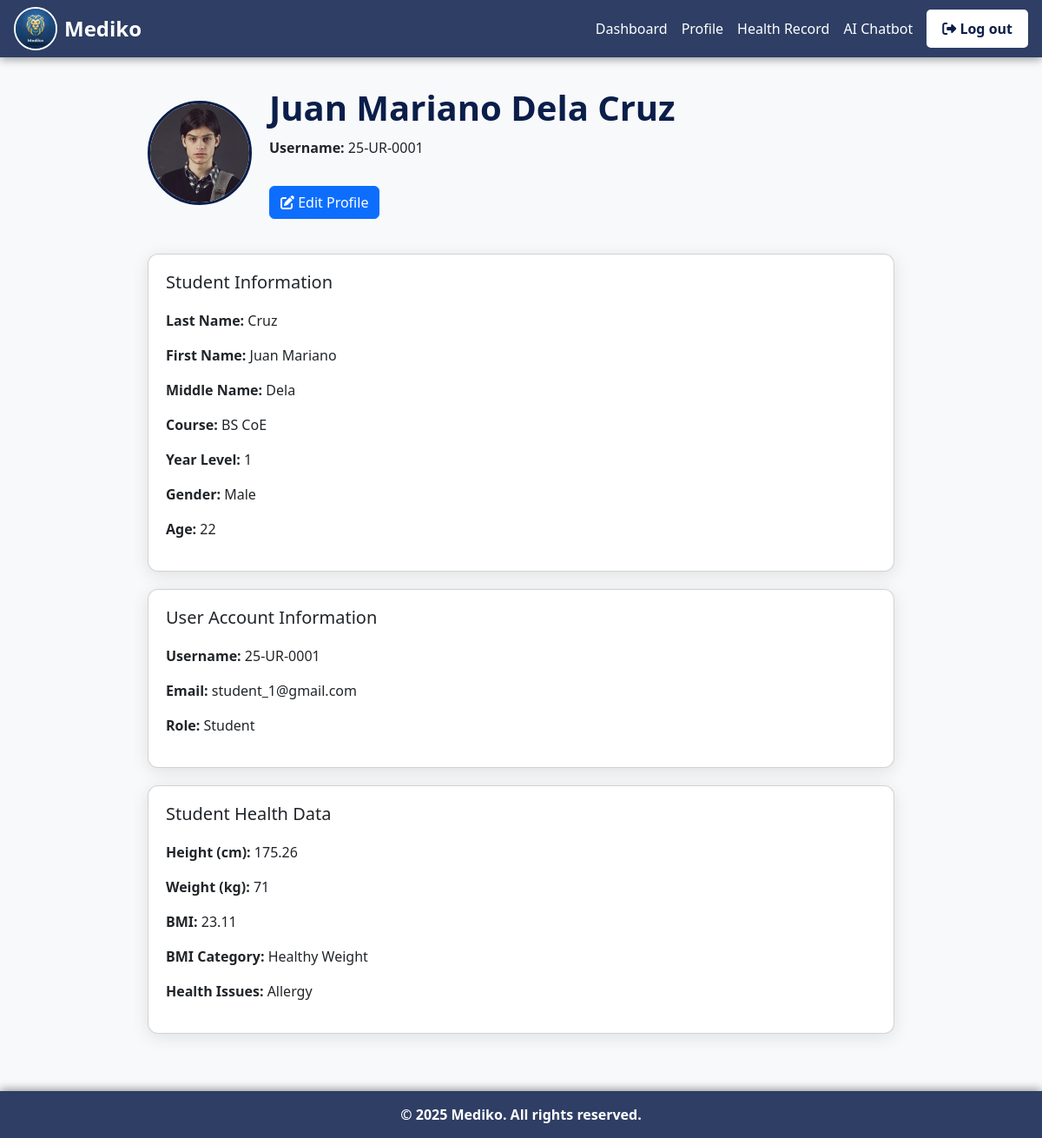
Screenshot of /main/user/user_Profile.php (signed in) with the database file from the repository.
### tables this page shows
CREATE TABLE `tb_students` (
  `stud_id` int(11) NOT NULL,
  `user_id` int(11) NOT NULL,
  `stud_lname` varchar(50) NOT NULL,
  `stud_fname` varchar(50) NOT NULL,
  `stud_mname` varchar(50) NOT NULL,
  `stud_course` enum('BS IT','BS Architecture','BS CoE','BS CE','BS EE','BS ME','BSED','BEED','BS Mathemathics','ABEL') NOT NULL,
  `stud_year` enum('1','2','3','4','5') NOT NULL,
  `stud_gender` enum('Male','Female') NOT NULL,
  `stud_age` varchar(50) NOT NULL,
  `stud_imageurl` varchar(255) NOT NULL DEFAULT 'uploads/default_avatar.png'
);

CREATE TABLE `tb_users` (
  `user_id` int(11) NOT NULL,
  `user_username` varchar(50) NOT NULL,
  `user_email` varchar(50) NOT NULL,
  `user_password` varchar(50) NOT NULL,
  `user_role` enum('Admin','Student') NOT NULL
);

CREATE TABLE `tb_record` (
  `record_id` int(11) NOT NULL,
  `stud_id` int(11) NOT NULL,
  `record_height` varchar(50) NOT NULL,
  `record_weight` varchar(50) NOT NULL,
  `record_bmi` varchar(50) NOT NULL,
  `record_bmiCategory` enum('Underweight','Healthy Weight','Overweight','Obesity') NOT NULL,
  `record_healthissues` text NOT NULL
);

### main/user/user_Profile.php (the view, shortened to what this page needs)
<?php
include("../../config/database.php");
include("../../template/header.php");
$user_id = $_SESSION['user_id'] ?? 0;
$default_image = "../../images/students/default_image.jpg";
$stud_imageurl = $default_image;
$stud_id = $stud_fname = $stud_mname = $stud_lname = "";
$course = $year = $stud_gender = $stud_age = "";
$user_username = $user_email = $user_role = "";
$health_record = [];
if ($user_id) {
    $stmt = $conn->prepare("
        SELECT
            s.stud_id, s.stud_fname, s.stud_mname, s.stud_lname,
            s.stud_course, s.stud_year, s.stud_gender, s.stud_age, s.stud_imageurl,
            u.user_username, u.user_email, u.user_role
        FROM tb_students AS s
        INNER JOIN tb_users AS u ON s.user_id = u.user_id
        WHERE s.user_id = ?
    ");
    $stmt->bind_param("i", $user_id);
    $stmt->execute();
    $result = $stmt->get_result();
    if ($result->num_rows > 0) {
        $row = $result->fetch_assoc();
        $stud_id = $row['stud_id'];
        $stud_fname = $row['stud_fname'];
        $stud_mname = $row['stud_mname'];
        $stud_lname = $row['stud_lname'];
        $course = $row['stud_course'];
        $year = $row['stud_year'];
        $stud_gender = $row['stud_gender'];
        $stud_age = $row['stud_age'];
        $user_username = $row['user_username'];
        $user_email = $row['user_email'];
        $user_role = $row['user_role'];
        if (!empty($row['stud_imageurl'])) {
            $path = $row['stud_imageurl'];
            if (strpos($path, "../../") !== 0) {
                $path = "../../" . ltrim($path, "/");
            }
            $stud_imageurl = $path;
        }
    }
    $stmt = $conn->prepare("
        SELECT record_height, record_weight, record_bmi, record_bmiCategory, record_healthissues
        FROM tb_record
        WHERE stud_id = ?
        ORDER BY record_id DESC LIMIT 1
    ");
    $stmt->bind_param("i", $stud_id);
    $stmt->execute();
    $result = $stmt->get_result();
    if ($result->num_rows > 0) {
        $health_record = $result->fetch_assoc();
    }
}
$image_to_show = htmlspecialchars($stud_imageurl);
?>
<!DOCTYPE html>
<html lang="en">
<head>
<link href="https://cdn.jsdelivr.net/npm/bootstrap@5.3.3/dist/css/bootstrap.min.css" rel="stylesheet">
<link rel="stylesheet" href="https://cdnjs.cloudflare.com/ajax/libs/font-awesome/6.5.0/css/all.min.css">
</head>
<body>
<div class="profile-container">
    <div class="user-info">
        <img src="<?= $image_to_show; ?>" alt="Student Image"
             onerror="this.src='<?= htmlspecialchars($default_image); ?>';">
        <div>
            <h4><?= htmlspecialchars("$stud_fname $stud_mname $stud_lname"); ?></h4>
            <p><strong>Username:</strong> <?= htmlspecialchars($user_username); ?></p>
            <a href="../user/user_EditProfile.php" class="btn btn-primary mt-3">
                <i class="fa fa-edit"></i> Edit Profile
            </a>
        </div>
    </div>
    <div class="card">
        <h5>Student Information</h5>
        <p><strong>Last Name:</strong> <?= htmlspecialchars($stud_lname); ?></p>
        <p><strong>First Name:</strong> <?= htmlspecialchars($stud_fname); ?></p>
        <p><strong>Middle Name:</strong> <?= htmlspecialchars($stud_mname); ?></p>
        <p><strong>Course:</strong> <?= htmlspecialchars($course); ?></p>
        <p><strong>Year Level:</strong> <?= htmlspecialchars($year); ?></p>
        <p><strong>Gender:</strong> <?= htmlspecialchars($stud_gender); ?></p>
        <p><strong>Age:</strong> <?= htmlspecialchars($stud_age); ?></p>
    </div>
    <div class="card">
        <h5>User Account Information</h5>
        <p><strong>Username:</strong> <?= htmlspecialchars($user_username); ?></p>
        <p><strong>Email:</strong> <?= htmlspecialchars($user_email); ?></p>
        <p><strong>Role:</strong> <?= htmlspecialchars($user_role); ?></p>
    </div>
    <div class="card">
        <h5>Student Health Data</h5>
        <?php if (!empty($health_record)): ?>
            <p><strong>Height (cm):</strong> <?= htmlspecialchars($health_record['record_height']); ?></p>
            <p><strong>Weight (kg):</strong> <?= htmlspecialchars($health_record['record_weight']); ?></p>
            <p><strong>BMI:</strong> <?= htmlspecialchars($health_record['record_bmi']); ?></p>
            <p><strong>BMI Category:</strong>
                <?php
                    $category = $health_record['record_bmiCategory'] ?? '';
                    echo htmlspecialchars($category);
                ?>
            </p>
            <p><strong>Health Issues:</strong> <?= htmlspecialchars($health_record['record_healthissues']); ?></p>
        <?php else: ?>
            <p>No health record available.</p>
        <?php endif; ?>
    </div>
</div>
<?php include("../../template/footer.php"); ?>

### template/header.php (shortened to what this page needs)
<!DOCTYPE html>
<html lang="en">
<head>
  <link href="https://cdn.jsdelivr.net/npm/bootstrap@5.3.3/dist/css/bootstrap.min.css" rel="stylesheet">
</head>
<body>
  <header class="d-flex align-items-center justify-content-between px-3 py-2" style="background-color: rgba(11, 30, 74, 0.85);">
    <div class="d-flex align-items-center">
      <img src="../../images/logo.png" alt="Mediko Logo" class="rounded-circle me-2" style="width:50px; height:50px; border:2px solid white; object-fit:cover;">
      <span class="text-white fs-4 fw-bold">Mediko</span>
    </div>
    <div class="d-flex align-items-center gap-3">
      <a href="../user/user_Dashboard.php" class="text-white text-decoration-none">Dashboard</a>
      <a href="../user/user_Profile.php" class="text-white text-decoration-none">Profile</a>
      <a href="../user/user_HealthRecord.php" class="text-white text-decoration-none">Health Record</a>
      <a href="../user/user_chatbot.php" class="text-white text-decoration-none">AI Chatbot</a>
      <a href="/Mediko/main/logout.php" class="logout-btn"><i class="fas fa-sign-out-alt"></i> Log out</a>
    </div>
  </header>
</body>
</html>

### template/footer.php (shortened to what this page needs)
<footer>
  <div class="footer-content">
    &copy; <?php echo date("Y"); ?> Mediko. All rights reserved.
  </div>
</footer>

### template/header.php (style rules this page uses)
body { background-size: cover; font-family: 'Segoe UI', Tahoma, Geneva, Verdana, sans-serif; height: 100vh; margin: 0; color: #ffffff; }
header { background-color: rgba(11, 30, 74, 0.85); padding: 10px 30px; display: flex; align-items: center; justify-content: space-between; position: fixed; top: 0; left: 0; width: 100%; z-index: 10; box-shadow: 0 2px 10px rgba(0,0,0,0.4); }
.logout-btn { background-color: #ffffff; border: 2px solid #ffffff; color: #0b1e4a; padding: 0.5rem 1rem; border-radius: 5px; font-weight: bold; text-decoration: none; transition: background-color 0.3s, color 0.3s; }

### main/user/user_Profile.php (style rules this page uses)
body { background-color: #f8f9fa; font-family: 'Segoe UI', Tahoma, Geneva, Verdana, sans-serif; min-height: 100vh; padding: 20px 0; }
.profile-container { max-width: 900px; margin: 80px auto 0; padding: 0 20px; padding-bottom: 120px; }
.user-info { display: flex; align-items: center; gap: 20px; margin-bottom: 40px; }
.user-info img { width: 120px; height: 120px; object-fit: cover; border-radius: 50%; border: 3px solid #0b1e4a; }
.user-info h4 { color: #0b1e4a; font-weight: bold; font-size: 2.5rem; margin-bottom: 10px; }
.card { background: #fff; border-radius: 12px; padding: 20px; box-shadow: 0 4px 20px rgba(0,0,0,0.1); margin-top: 20px; }
.card h5 { margin-bottom: 20px; }

### template/footer.php (style rules this page uses)
footer { background-color: rgba(11, 30, 74, 0.85); color: #ffffff; text-align: center; padding: 15px 0; position: fixed; bottom: 0; left: 0; width: 100%; box-shadow: 0 -2px 10px rgba(0,0,0,0.4); font-weight: bold; }

### rows the page displays
tb_students: stud_imageurl (picture), stud_fname+stud_mname+stud_lname "Juan Mariano Dela Cruz", user.user_username "25-UR-0001", stud_lname "Cruz", stud_fname "Juan Mariano", stud_mname "Dela", stud_course "BS CoE", stud_year "1", stud_gender "Male", stud_age "22", user.user_email "student_1@gmail.com", user.user_role "Student"
tb_record: record_height "175.26", record_weight "71", record_bmi "23.11", record_bmiCategory "Healthy Weight", record_healthissues "Allergy"
